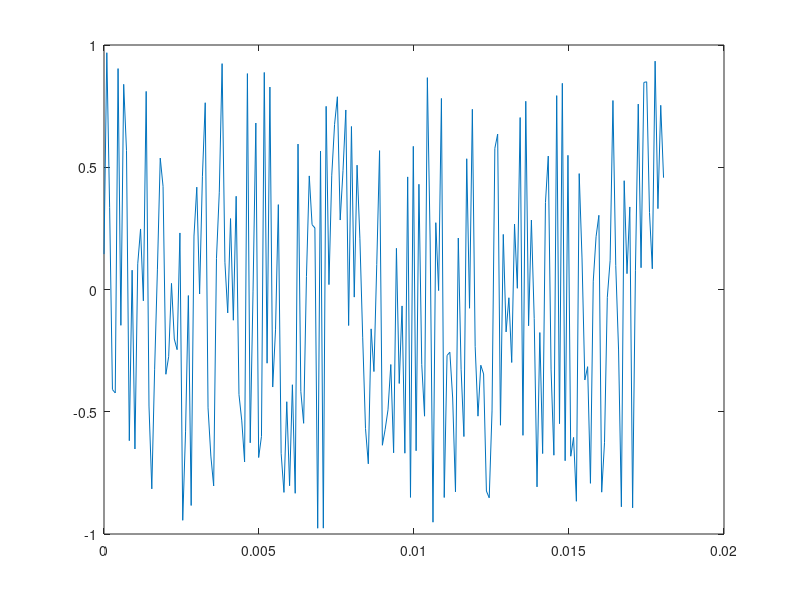

This chart was generated by the following MATLAB code:
close all
clearvars
clc

A = 10;
F_s = 11025;
t = 0:1/F_s:2;

noise = 2 * A * rand(size(t)) - A;

f_x = 220;
x = cos(2*pi*220*t);

y = x + noise;
M = max(y);
m = min(y);

% normalization between [-1, 1] --> calculate the line passing for the two
% points (m, -1) and (M, 1) 
y = 2 / (M - m) * (y - m) - 1;  

plot(t(1:200), y(1:200));